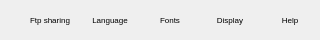
<?xml version="1.0" encoding="UTF-8"?>
<ui version="4.0">
 <class>PaintingSettingsTool</class>
 <widget class="QWidget" name="PaintingSettingsTool">
  <property name="geometry">
   <rect>
    <x>0</x>
    <y>0</y>
    <width>320</width>
    <height>40</height>
   </rect>
  </property>
  <property name="minimumSize">
   <size>
    <width>0</width>
    <height>40</height>
   </size>
  </property>
  <property name="maximumSize">
   <size>
    <width>16777215</width>
    <height>40</height>
   </size>
  </property>
  <property name="windowTitle">
   <string>Settings</string>
  </property>
  <widget class="QToolButton" name="Back">
   <property name="geometry">
    <rect>
     <x>0</x>
     <y>0</y>
     <width>20</width>
     <height>40</height>
    </rect>
   </property>
   <property name="text">
    <string/>
   </property>
   <property name="icon">
    <iconset>
     <normaloff>:/images/moveLeft.png</normaloff>:/images/moveLeft.png</iconset>
   </property>
   <property name="autoRaise">
    <bool>true</bool>
   </property>
  </widget>
  <widget class="QToolButton" name="Ftp">
   <property name="geometry">
    <rect>
     <x>20</x>
     <y>0</y>
     <width>60</width>
     <height>40</height>
    </rect>
   </property>
   <property name="font">
    <font>
     <pointsize>6</pointsize>
    </font>
   </property>
   <property name="text">
    <string>Ftp sharing</string>
   </property>
   <property name="icon">
    <iconset>
     <normaloff>:/icons/ftp.png</normaloff>:/icons/ftp.png</iconset>
   </property>
   <property name="iconSize">
    <size>
     <width>18</width>
     <height>18</height>
    </size>
   </property>
   <property name="toolButtonStyle">
    <enum>Qt::ToolButtonTextUnderIcon</enum>
   </property>
   <property name="autoRaise">
    <bool>true</bool>
   </property>
  </widget>
  <widget class="QToolButton" name="Language">
   <property name="geometry">
    <rect>
     <x>80</x>
     <y>0</y>
     <width>60</width>
     <height>40</height>
    </rect>
   </property>
   <property name="font">
    <font>
     <pointsize>6</pointsize>
    </font>
   </property>
   <property name="text">
    <string>Language</string>
   </property>
   <property name="icon">
    <iconset>
     <normaloff>:/icons/language.png</normaloff>:/icons/language.png</iconset>
   </property>
   <property name="iconSize">
    <size>
     <width>18</width>
     <height>18</height>
    </size>
   </property>
   <property name="toolButtonStyle">
    <enum>Qt::ToolButtonTextUnderIcon</enum>
   </property>
   <property name="autoRaise">
    <bool>true</bool>
   </property>
  </widget>
  <widget class="QToolButton" name="Fonts">
   <property name="geometry">
    <rect>
     <x>140</x>
     <y>0</y>
     <width>60</width>
     <height>40</height>
    </rect>
   </property>
   <property name="font">
    <font>
     <pointsize>6</pointsize>
    </font>
   </property>
   <property name="text">
    <string>Fonts</string>
   </property>
   <property name="icon">
    <iconset>
     <normaloff>:/images/fonts.png</normaloff>:/images/fonts.png</iconset>
   </property>
   <property name="iconSize">
    <size>
     <width>18</width>
     <height>18</height>
    </size>
   </property>
   <property name="toolButtonStyle">
    <enum>Qt::ToolButtonTextUnderIcon</enum>
   </property>
   <property name="autoRaise">
    <bool>true</bool>
   </property>
  </widget>
  <widget class="QToolButton" name="Display">
   <property name="geometry">
    <rect>
     <x>200</x>
     <y>0</y>
     <width>60</width>
     <height>40</height>
    </rect>
   </property>
   <property name="font">
    <font>
     <pointsize>6</pointsize>
    </font>
   </property>
   <property name="text">
    <string>Display</string>
   </property>
   <property name="icon">
    <iconset>
     <normaloff>:/icons/display.png</normaloff>:/icons/display.png</iconset>
   </property>
   <property name="iconSize">
    <size>
     <width>18</width>
     <height>18</height>
    </size>
   </property>
   <property name="toolButtonStyle">
    <enum>Qt::ToolButtonTextUnderIcon</enum>
   </property>
   <property name="autoRaise">
    <bool>true</bool>
   </property>
  </widget>
  <widget class="QToolButton" name="Help">
   <property name="geometry">
    <rect>
     <x>260</x>
     <y>0</y>
     <width>60</width>
     <height>40</height>
    </rect>
   </property>
   <property name="font">
    <font>
     <pointsize>6</pointsize>
    </font>
   </property>
   <property name="text">
    <string>Help</string>
   </property>
   <property name="icon">
    <iconset>
     <normaloff>:/images/help.png</normaloff>:/images/help.png</iconset>
   </property>
   <property name="iconSize">
    <size>
     <width>18</width>
     <height>18</height>
    </size>
   </property>
   <property name="toolButtonStyle">
    <enum>Qt::ToolButtonTextUnderIcon</enum>
   </property>
   <property name="autoRaise">
    <bool>true</bool>
   </property>
  </widget>
 </widget>
 <resources>
  <include location="../private.qrc"/>
  <include location="../../Images/Branon.qrc"/>
 </resources>
 <connections/>
</ui>
